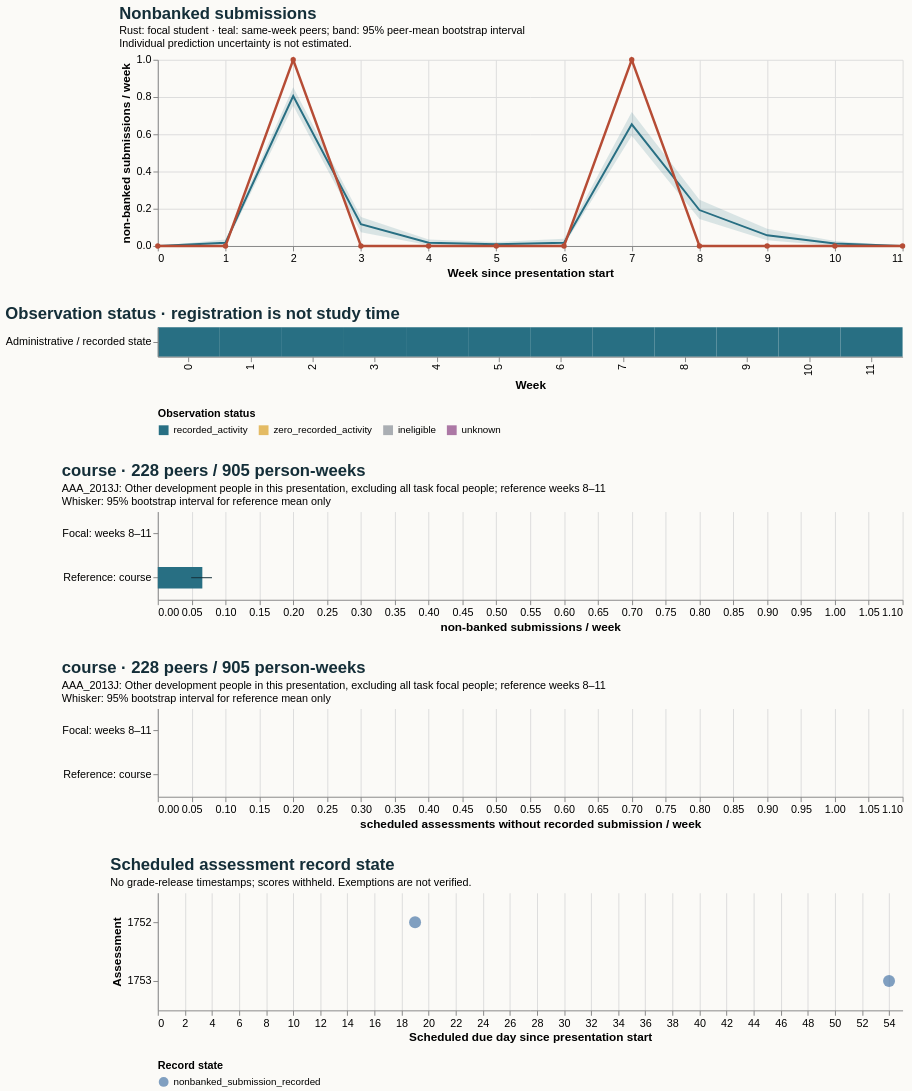

Express this chart as Vega-Lite.
### Vega-Lite specification from a JSON file in a GitHub repository (floating-point values rounded to 4 significant figures)
{"$schema": "https://vega.github.io/schema/vega-lite/v5.20.1.json", "config": {"axis": {"labelFontSize": 11, "titleFontSize": 12}, "background": "#fbfaf7", "font": "sans-serif", "title": {"anchor": "start", "color": "#142e38", "fontSize": 17, "subtitleFontSize": 11}, "view": {"continuousHeight": 300, "continuousWidth": 300, "stroke": null}}, "datasets": {"data-002ea117d1c40d49794f6d7a9cf8e2d8": [{"as_of_day": 20, "assessment_id": 1752, "course": "AAA_2013J", "due_day": 19, "person_id": 2516503, "score_status": "withheld_release_time_unknown", "state": "nonbanked_submission_recorded", "week": 2}, {"as_of_day": 55, "assessment_id": 1753, "course": "AAA_2013J", "due_day": 54, "person_id": 2516503, "score_status": "withheld_release_time_unknown", "state": "nonbanked_submission_recorded", "week": 7}], "data-19911b88a1eaa90cff14dc69c2c61b0f": [{"end_day": 6, "focal_value": 0.0, "peer_ci_high": 0.0, "peer_ci_low": 0.0, "peer_mean": 0.0, "peer_observations": 233, "peer_people": 233, "reference": "course", "unit": "non-banked submissions / week", "week": 0}, {"end_day": 13, "focal_value": 0.0, "peer_ci_high": 0.03433, "peer_ci_low": 0.004292, "peer_mean": 0.01717, "peer_observations": 233, "peer_people": 233, "reference": "course", "unit": "non-banked submissions / week", "week": 1}, {"end_day": 20, "focal_value": 1.0, "peer_ci_high": 0.8528, "peer_ci_low": 0.7532, "peer_mean": 0.8052, "peer_observations": 231, "peer_people": 231, "reference": "course", "unit": "non-banked submissions / week", "week": 2}, {"end_day": 27, "focal_value": 0.0, "peer_ci_high": 0.1558, "peer_ci_low": 0.07359, "peer_mean": 0.1169, "peer_observations": 231, "peer_people": 231, "reference": "course", "unit": "non-banked submissions / week", "week": 3}, {"end_day": 34, "focal_value": 0.0, "peer_ci_high": 0.03493, "peer_ci_low": 0.004367, "peer_mean": 0.01747, "peer_observations": 229, "peer_people": 229, "reference": "course", "unit": "non-banked submissions / week", "week": 4}, {"end_day": 41, "focal_value": 0.0, "peer_ci_high": 0.02193, "peer_ci_low": 0.0, "peer_mean": 0.008772, "peer_observations": 228, "peer_people": 228, "reference": "course", "unit": "non-banked submissions / week", "week": 5}, {"end_day": 48, "focal_value": 0.0, "peer_ci_high": 0.03947, "peer_ci_low": 0.004386, "peer_mean": 0.01754, "peer_observations": 228, "peer_people": 228, "reference": "course", "unit": "non-banked submissions / week", "week": 6}, {"end_day": 55, "focal_value": 1.0, "peer_ci_high": 0.7193, "peer_ci_low": 0.5921, "peer_mean": 0.6535, "peer_observations": 228, "peer_people": 228, "reference": "course", "unit": "non-banked submissions / week", "week": 7}, {"end_day": 62, "focal_value": 0.0, "peer_ci_high": 0.2479, "peer_ci_low": 0.1447, "peer_mean": 0.193, "peer_observations": 228, "peer_people": 228, "reference": "course", "unit": "non-banked submissions / week", "week": 8}, {"end_day": 69, "focal_value": 0.0, "peer_ci_high": 0.09251, "peer_ci_low": 0.03084, "peer_mean": 0.05727, "peer_observations": 227, "peer_people": 227, "reference": "course", "unit": "non-banked submissions / week", "week": 9}, {"end_day": 76, "focal_value": 0.0, "peer_ci_high": 0.02655, "peer_ci_low": 0.0, "peer_mean": 0.01327, "peer_observations": 226, "peer_people": 226, "reference": "course", "unit": "non-banked submissions / week", "week": 10}, {"end_day": 83, "focal_value": 0.0, "peer_ci_high": 0.0, "peer_ci_low": 0.0, "peer_mean": 0.0, "peer_observations": 224, "peer_people": 224, "reference": "course", "unit": "non-banked submissions / week", "week": 11}], "data-5ccb3d915cedf7bc8be9bd97b5596f04": [{"hi": null, "lo": null, "series": "Focal: weeks 8–11", "value": 0.0}, {"hi": 0.08004, "lo": 0.04934, "series": "Reference: course", "value": 0.06579}], "data-74a25612426e451091e8aeff2fcd05c2": [{"eligible_days": 7.0, "end_day": 6, "logging_completeness": "unknown", "observation_status": "recorded_activity", "row": "Administrative / recorded state", "score_status": "withheld_release_time_unknown", "start_day": 0, "value": 0.0, "week": 0}, {"eligible_days": 7.0, "end_day": 13, "logging_completeness": "unknown", "observation_status": "recorded_activity", "row": "Administrative / recorded state", "score_status": "withheld_release_time_unknown", "start_day": 7, "value": 0.0, "week": 1}, {"eligible_days": 7.0, "end_day": 20, "logging_completeness": "unknown", "observation_status": "recorded_activity", "row": "Administrative / recorded state", "score_status": "withheld_release_time_unknown", "start_day": 14, "value": 1.0, "week": 2}, {"eligible_days": 7.0, "end_day": 27, "logging_completeness": "unknown", "observation_status": "recorded_activity", "row": "Administrative / recorded state", "score_status": "withheld_release_time_unknown", "start_day": 21, "value": 0.0, "week": 3}, {"eligible_days": 7.0, "end_day": 34, "logging_completeness": "unknown", "observation_status": "recorded_activity", "row": "Administrative / recorded state", "score_status": "withheld_release_time_unknown", "start_day": 28, "value": 0.0, "week": 4}, {"eligible_days": 7.0, "end_day": 41, "logging_completeness": "unknown", "observation_status": "recorded_activity", "row": "Administrative / recorded state", "score_status": "withheld_release_time_unknown", "start_day": 35, "value": 0.0, "week": 5}, {"eligible_days": 7.0, "end_day": 48, "logging_completeness": "unknown", "observation_status": "recorded_activity", "row": "Administrative / recorded state", "score_status": "withheld_release_time_unknown", "start_day": 42, "value": 0.0, "week": 6}, {"eligible_days": 7.0, "end_day": 55, "logging_completeness": "unknown", "observation_status": "recorded_activity", "row": "Administrative / recorded state", "score_status": "withheld_release_time_unknown", "start_day": 49, "value": 1.0, "week": 7}, {"eligible_days": 7.0, "end_day": 62, "logging_completeness": "unknown", "observation_status": "recorded_activity", "row": "Administrative / recorded state", "score_status": "withheld_release_time_unknown", "start_day": 56, "value": 0.0, "week": 8}, {"eligible_days": 7.0, "end_day": 69, "logging_completeness": "unknown", "observation_status": "recorded_activity", "row": "Administrative / recorded state", "score_status": "withheld_release_time_unknown", "start_day": 63, "value": 0.0, "week": 9}, {"eligible_days": 7.0, "end_day": 76, "logging_completeness": "unknown", "observation_status": "recorded_activity", "row": "Administrative / recorded state", "score_status": "withheld_release_time_unknown", "start_day": 70, "value": 0.0, "week": 10}, {"eligible_days": 7.0, "end_day": 83, "logging_completeness": "unknown", "observation_status": "recorded_activity", "row": "Administrative / recorded state", "score_status": "withheld_release_time_unknown", "start_day": 77, "value": 0.0, "week": 11}], "data-770ce5d87c1c8bea199b2664b3a9bcb9": [{"hi": null, "lo": null, "series": "Focal: weeks 8–11", "value": 0.0}, {"hi": 0.0, "lo": 0.0, "series": "Reference: course", "value": 0.0}]}, "resolve": {"scale": {"color": "independent"}}, "spacing": 28, "vconcat": [{"data": {"name": "data-19911b88a1eaa90cff14dc69c2c61b0f"}, "height": 190, "layer": [{"encoding": {"x": {"axis": {"tickMinStep": 1}, "field": "week", "title": "Week since presentation start", "type": "quantitative"}, "y": {"field": "peer_ci_low", "scale": {"zero": true}, "title": "non-banked submissions / week", "type": "quantitative"}, "y2": {"field": "peer_ci_high"}}, "mark": {"color": "#286f83", "opacity": 0.16, "type": "area"}}, {"encoding": {"tooltip": [{"field": "week", "type": "quantitative"}, {"field": "peer_mean", "type": "quantitative"}, {"field": "peer_people", "type": "quantitative"}, {"field": "peer_observations", "type": "quantitative"}], "x": {"field": "week", "type": "quantitative"}, "y": {"field": "peer_mean", "type": "quantitative"}}, "mark": {"color": "#286f83", "strokeWidth": 2, "type": "line"}}, {"encoding": {"tooltip": [{"field": "week", "type": "quantitative"}, {"field": "focal_value", "type": "quantitative"}], "x": {"field": "week", "type": "quantitative"}, "y": {"field": "focal_value", "type": "quantitative"}}, "mark": {"color": "#b64c35", "point": {"color": "#b64c35"}, "strokeWidth": 2.5, "type": "line"}}], "title": {"subtitle": ["Rust: focal student · teal: same-week peers; band: 95% peer-mean bootstrap interval", "Individual prediction uncertainty is not estimated."], "text": "Nonbanked submissions"}, "width": 760}, {"data": {"name": "data-74a25612426e451091e8aeff2fcd05c2"}, "encoding": {"color": {"field": "observation_status", "legend": {"labelLimit": 260, "orient": "bottom"}, "scale": {"domain": ["recorded_activity", "zero_recorded_activity", "ineligible", "unknown"], "range": ["#286f83", "#e4bb64", "#aaaeb3", "#ac78a5"]}, "title": "Observation status", "type": "nominal"}, "tooltip": [{"field": "week", "type": "quantitative"}, {"field": "eligible_days", "type": "quantitative"}, {"field": "observation_status", "type": "nominal"}, {"field": "logging_completeness", "type": "nominal"}], "x": {"field": "week", "title": "Week", "type": "ordinal"}, "y": {"field": "row", "title": null, "type": "nominal"}}, "height": 30, "mark": {"type": "rect"}, "title": "Observation status · registration is not study time", "width": 760}, {"data": {"name": "data-5ccb3d915cedf7bc8be9bd97b5596f04"}, "height": 90, "layer": [{"encoding": {"x": {"field": "value", "scale": {"domain": [0, 1.05], "zero": true}, "title": "non-banked submissions / week", "type": "quantitative"}, "y": {"field": "series", "sort": null, "title": null, "type": "nominal"}}, "mark": {"color": "#286f83", "size": 22, "type": "bar"}}, {"encoding": {"x": {"field": "lo", "type": "quantitative"}, "x2": {"field": "hi"}, "y": {"field": "series", "sort": null, "title": null, "type": "nominal"}}, "mark": {"color": "#142e38", "type": "rule"}}], "title": {"subtitle": ["AAA_2013J: Other development people in this presentation, excluding all task focal people; reference weeks 8–11", "Whisker: 95% bootstrap interval for reference mean only"], "text": "course · 228 peers / 905 person-weeks"}, "width": 760}, {"data": {"name": "data-770ce5d87c1c8bea199b2664b3a9bcb9"}, "height": 90, "layer": [{"encoding": {"x": {"field": "value", "scale": {"domain": [0, 1.05], "zero": true}, "title": "scheduled assessments without recorded submission / week", "type": "quantitative"}, "y": {"field": "series", "sort": null, "title": null, "type": "nominal"}}, "mark": {"color": "#286f83", "size": 22, "type": "bar"}}, {"encoding": {"x": {"field": "lo", "type": "quantitative"}, "x2": {"field": "hi"}, "y": {"field": "series", "sort": null, "title": null, "type": "nominal"}}, "mark": {"color": "#142e38", "type": "rule"}}], "title": {"subtitle": ["AAA_2013J: Other development people in this presentation, excluding all task focal people; reference weeks 8–11", "Whisker: 95% bootstrap interval for reference mean only"], "text": "course · 228 peers / 905 person-weeks"}, "width": 760}, {"data": {"name": "data-002ea117d1c40d49794f6d7a9cf8e2d8"}, "encoding": {"color": {"field": "state", "legend": {"labelLimit": 400, "orient": "bottom"}, "title": "Record state", "type": "nominal"}, "tooltip": [{"field": "assessment_id", "type": "quantitative"}, {"field": "due_day", "type": "quantitative"}, {"field": "as_of_day", "type": "quantitative"}, {"field": "state", "type": "nominal"}, {"field": "score_status", "type": "nominal"}], "x": {"field": "due_day", "title": "Scheduled due day since presentation start", "type": "quantitative"}, "y": {"field": "assessment_id", "title": "Assessment", "type": "nominal"}}, "height": 120, "mark": {"filled": true, "size": 150, "type": "point"}, "title": {"subtitle": "No grade-release timestamps; scores withheld. Exemptions are not verified.", "text": "Scheduled assessment record state"}, "width": 760}]}
